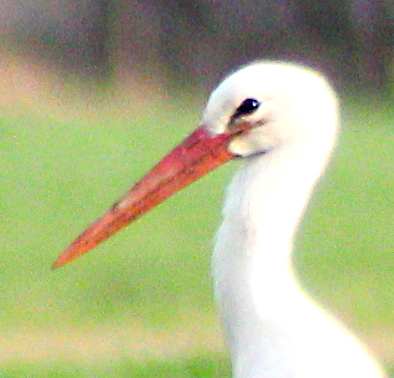
#> input picture introml_ex_3/input1.jpg, 394 x 378 px
$ python -i CannyEdgeDetector.py   (imports and definitions only)   (older library calls are emulated)
#> lines starting #> are read from the running program, lines starting #| are printed output that depends on the picture
### introml_ex_3/convo.py
from PIL import Image
import numpy as np
from scipy.signal import convolve


def make_kernel(ksize, sigma):
    kernel = np.zeros((ksize, ksize))
    center = (ksize//2, ksize//2)
    for i in range(ksize):
        for j in range(ksize):
            x = np.abs(i - center[0])
            y = np.abs(j - center[1])
            kernel[i, j] = 1/(2*np.pi* sigma**2) * np.exp(-((x**2 + y**2) / (2 * sigma**2)))

    return kernel / np.sum(kernel) # implement the Gaussian kernel here

# [31 lines left out: function slow_convolve, not called in this run]

"""
def slow_convolve(arr, k):

    I, J = arr.shape[:2]

    new_arr = np.zeros((I, J))

    # first = np.flip(k, axis=0)
    # kernel = np.flip(first, axis=1)
    kernel = k[::-1, ::-1]
    # kernel = k
    U, V = kernel.shape

    lr = U//2
    tb = V//2
    #
    # aufrunden/abrunden aus formel noch richtig implementieren
    #

    # enlarged = np.zeros((I + 2*lr, J + 2*tb))
    # enlarged[lr : lr+I, tb : tb+J] = arr[:, :]

    enlarged = np.pad(arr, ((lr, lr), (tb, tb)), mode="constant", constant_values=0)

    he = U / 2
    lp = V / 2

    for i in range(I):
        for j in range(J):
            sum = 0
            # for u in range(-lr, int(he) + 1 if he > int(he) else int(he)):
            #     for v in range(-tb, int(lp) + 1 if lp > int(lp) else int(lp)):
            #         sum += kernel[u + lr, v + tb] * enlarged[i + u, j + u]
            #
            for u in range(- int(np.floor(U/2)), int(np.ceil(U/2)) - 1):
                for v in range(-int(np.floor(V/2)), int(np.ceil(V/2)) - 1):
                    # sum += k[u + int(np.floor(U/2)), v + int(np.floor(V/2))] * enlarged[i - u, j - v]
                    sum += k[u, v] * enlarged[i + u, j + v]
            new_arr[i, j] = sum
    print(new_arr)
    return new_arr
"""

# [13 lines that do not run on import are left out]
    # TODO: blur the image, subtract the result to the input,
    #       add the result to the input, clip the values to the
    #       range [0,255] (remember warme-up exercise?), convert
    #       the array to np.unit8, and save the result

### introml_ex_3/CannyEdgeDetector.py
import numpy as np
import matplotlib.pyplot as plt
from scipy.ndimage import convolve

from convo import make_kernel


#
# NO MORE MODULES ALLOWED
#


def gaussFilter(img_in, ksize, sigma):
    """
    filter the image with a gauss kernel
    :param img_in: 2D greyscale image (np.ndarray)
    :param ksize: kernel size (int)
    :param sigma: sigma (float)
    :return: (kernel, filtered) kernel and gaussian filtered image (both np.ndarray)
    """
    k = make_kernel(ksize, sigma)
    con = convolve(img_in, k)
    return (k, con.astype(int))


def sobel(img_in):
    """
    applies the sobel filters to the input image
    Watch out! scipy.ndimage.convolve flips the kernel...

    :param img_in: input image (np.ndarray)
    :return: gx, gy - sobel filtered images in x- and y-direction (np.ndarray, np.ndarray)
    """
    # TODO
    gx = [[-1, 0, +1], [-2, 0, +2], [-1, 0, +1]]
    # ist vertikal geflippt
    gy = [[1 , 2, 1], [0, 0, 0], [-1, -2, -1]]

    return convolve(img_in, gx).astype(int), convolve(img_in, gy).astype(int)


def gradientAndDirection(gx, gy):
    """
    calculates the gradient magnitude and direction images
    :param gx: sobel filtered image in x direction (np.ndarray)
    :param gy: sobel filtered image in x direction (np.ndarray)
    :return: g, theta (np.ndarray, np.ndarray)
    """
    # TODO

    I, J = gx.shape
    g = np.zeros((I, J), dtype=int)
    # auf np.float ändern
    arc = np.zeros((I, J), dtype=np.float)
    for i in range(I):
        for j in range(J):
            g[i, j] = int(np.sqrt(gx[i, j]**2 + gy[i, j]**2))
            arc[i,j] = np.arctan2(gy[i,j], gx[i,j])

    # return np.sqrt(gx**2 + gy**2), np.arctan2(gy, gx).astype(int)
    return g, arc


def convertAngle(angle):
    """
    compute nearest matching angle
    :param angle: in radians
    :return: nearest match of {0, 45, 90, 135}
    """
    # TODO
    degree = angle * 180/np.pi
    degree = degree % 180
    # Possible matching angles in degrees
    l = [0, 45, 90, 135, 180]
    t = 0
    v = [(np.abs(x - degree)) for x in l]
    t = l[len(v) - 1 - np.argmin(v[::-1])]

    return 0 if t == 180 else t


def maxSuppress(g, theta):
    """
    calculate maximum suppression
    :param g:  (np.ndarray)
    :param theta: 2d image (np.ndarray)
    :return: max_sup (np.ndarray)
    """
    # TODO Hint: For 2.3.1 and 2 use the helper method above
    I, J = g.shape
    out = np.zeros((I, J))
    dir = {90: [(1, 0), (-1, 0)], 45: [(1, -1), (-1, 1)], 0: [(0, 1), (0, -1)], 135: [(1, 1), (-1, -1)]}
    for i in range(I):
        for j in range(J):
            t = convertAngle(theta[i, j])

            x1, y1 = dir[t][0]
            x1, y1 = (0, 0) if (not (0 <= i + x1 < I) or not (0 <= j + y1 < J)) else (x1, y1)

            x2, y2 = dir[t][1]
            x2, y2 = (0, 0) if (not (0 <= i + x2 < I) or not (0 <= j + y2 < J)) else (x2, y2)

            if  (g[i, j] >= g[i + x1, j + y1] and g[i, j] >= g[i + x2, j + y2]):
                out[i, j] = g[i, j]

    return out

def hysteris(max_sup, t_low, t_high):
    """
    calculate hysteris thresholding.
    Attention! This is a simplified version of the lectures hysteresis.
    Please refer to the definition in the instruction

    :param max_sup: 2d image (np.ndarray)
    :param t_low: (int)
    :param t_high: (int)
    :return: hysteris thresholded image (np.ndarray)
    """
    I, J = max_sup.shape
    thres_img = np.zeros((I, J))
    out = np.copy(max_sup)

    for i in range(I):
        for j in range(J):
            if max_sup[i, j] <= t_low:
                thres_img[i, j] = 0
            elif t_low < max_sup[i, j] and max_sup[i, j] <= t_high:
                thres_img[i, j] = 1
            elif max_sup[i, j] > t_high:
                thres_img[i, j] = 2

    neighbours = [(0, 1), (1, 1), (1, 0), (1, -1), (0, -1), (-1, -1), (-1, 0), (-1, 1)]

    for i in range(I):
        for j in range(J):
            if thres_img[i, j] == 2:
                out[i, j] = 255

                for x, y in neighbours:
                    if (0 <= i + x <= I-1) and (0 <= j + y <= J-1):
                        if thres_img[i + x, j + y] == 1:
                            out[i + x, j + y] = 255

    return out

def canny(img):
    # gaussian
    kernel, gauss = gaussFilter(img, 5, 2)

    # sobel
    gx, gy = sobel(gauss)

    # plotting
    plt.subplot(1, 2, 1)
    plt.imshow(gx, 'gray')
    plt.title('gx')
    plt.colorbar()
    plt.subplot(1, 2, 2)
    plt.imshow(gy, 'gray')
    plt.title('gy')
    plt.colorbar()
    plt.show()

    # gradient directions
    g, theta = gradientAndDirection(gx, gy)

    # plotting
    plt.subplot(1, 2, 1)
    plt.imshow(g, 'gray')
    plt.title('gradient magnitude')
    plt.colorbar()
    plt.subplot(1, 2, 2)
    plt.imshow(theta)
    plt.title('theta')
    plt.colorbar()
    plt.show()

    # maximum suppression
    maxS_img = maxSuppress(g, theta)

    # plotting
    plt.imshow(maxS_img, 'gray')
    plt.show()

    result = hysteris(maxS_img, 50, 75)

    return result

>>> import cv2
>>> picture = cv2.imread('input1.jpg', cv2.IMREAD_GRAYSCALE)
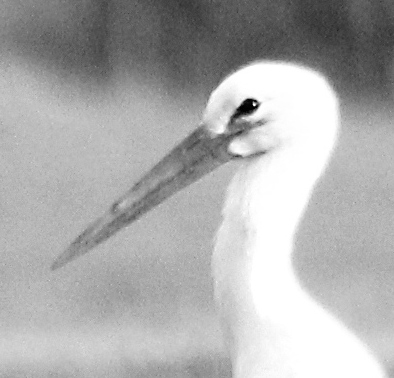
#> picture: shape (378, 394); min 0, max 255, mean 173.3
>>> result = canny(picture)
#> in canny, `kernel, gauss = gaussFilter(img, 5, 2)`: kernel = [[0.0232, 0.0338, 0.0383, 0.0338, 0.0232], [0.0338, 0.0492, 0.0558, 0.0492, 0.0338], [0.0383, 0.0558, 0.0632, 0.0558, 0.0383], [0.0338, 0.0492, 0.0558, 0.0492, 0.0338], [0.0232, 0.0338, 0.0383, 0.0338, 0.0232]]
#> in canny, `gx, gy = sobel(gauss)`:
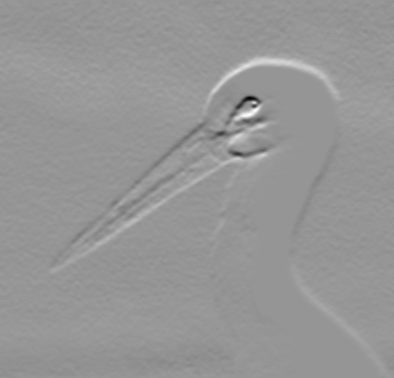
#> gy: shape (378, 394) int64; min -431, max 303, mean 2.2; drawn with min black and max white
#> after the loop in gradientAndDirection, `for i in range(I):`:
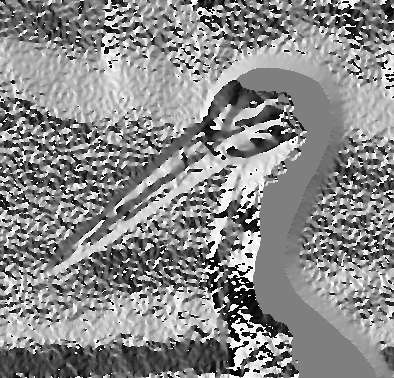
#> arc: shape (378, 394) float64; min -3.13, max 3.14, mean 0.25; drawn with min black and max white
#> after the loop in gradientAndDirection, `for i in range(I):`:
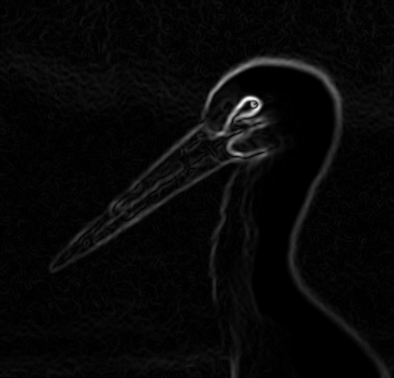
#> g: shape (378, 394) int64; min 0, max 431, mean 13.7; drawn with min black and max white
#> in canny, `plt.show()`:
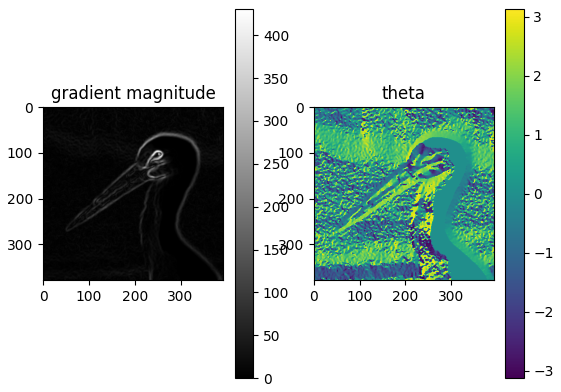
#> figure drawn by matplotlib, 4 panels
#> the loop in maxSuppress, `for i in range(I):` made 378 passes
#> after the loop in hysteris, `for i in range(I):`:
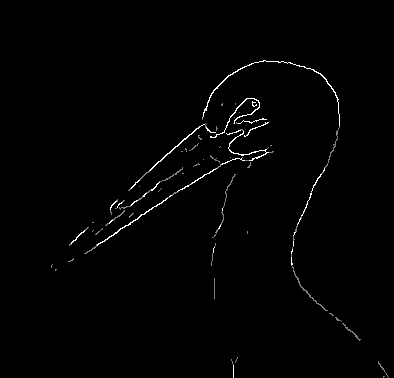
#> thres_img: shape (378, 394) float64; min 0, max 2, mean 0.0209; drawn with min black and max white
#> after the loop in hysteris, `for i in range(I):`:
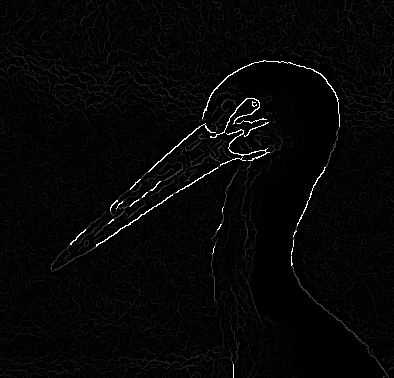
#> out: shape (378, 394) float64; min 0, max 255, mean 5.8

$ run again, on introml_ex_3/input2.jpg
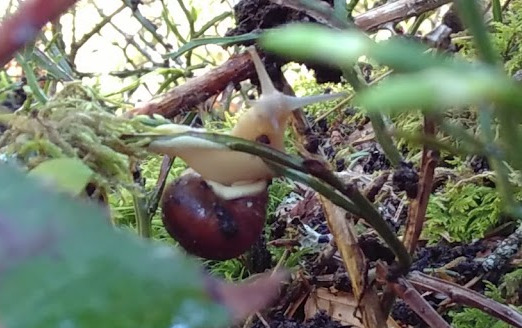
#> input picture introml_ex_3/input2.jpg, 522 x 328 px
#> kernel = [[0.0232, 0.0338, 0.0383, 0.0338, 0.0232], [0.0338, 0.0492, 0.0558, 0.0492, 0.0338], [0.0383, 0.0558, 0.0632, 0.0558, 0.0383], [0.0338, 0.0492, 0.0558, 0.0492, 0.0338], [0.0232, 0.0338, 0.0383, 0.0338, 0.0232]]
#> in canny, `plt.show()`:
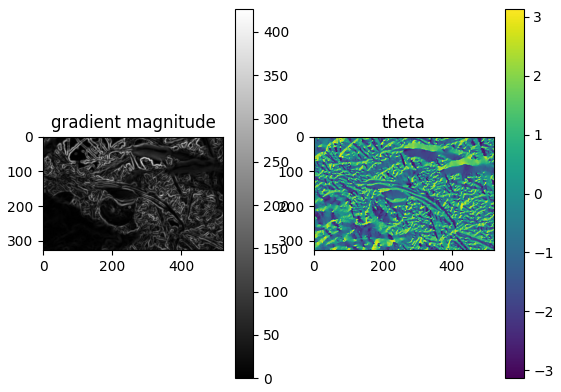
#> figure drawn by matplotlib, 4 panels
#> the loop in maxSuppress, `for i in range(I):` made 328 passes
#> after the loop in hysteris, `for i in range(I):`:
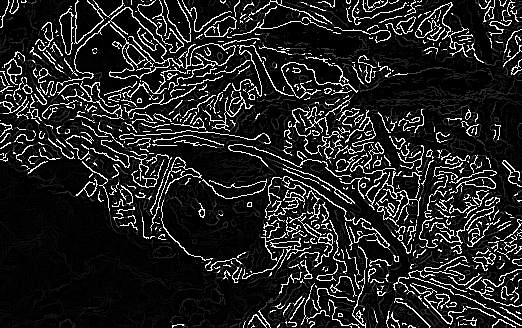
#> out: shape (328, 522) float64; min 0, max 255, mean 33.6

$ run again, on introml_ex_3/input3.jpg
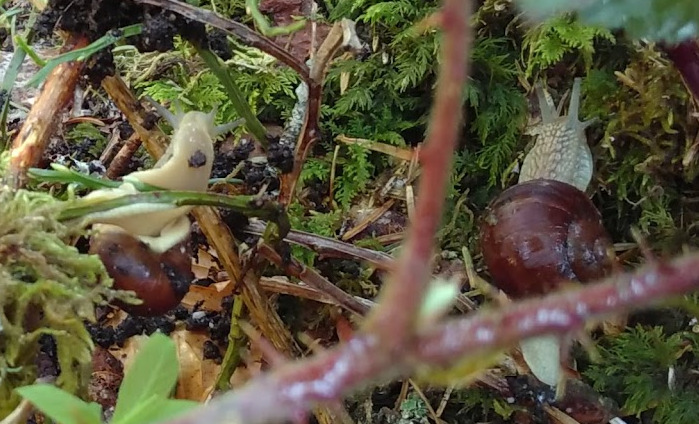
#> input picture introml_ex_3/input3.jpg, 699 x 424 px
#> kernel = [[0.0232, 0.0338, 0.0383, 0.0338, 0.0232], [0.0338, 0.0492, 0.0558, 0.0492, 0.0338], [0.0383, 0.0558, 0.0632, 0.0558, 0.0383], [0.0338, 0.0492, 0.0558, 0.0492, 0.0338], [0.0232, 0.0338, 0.0383, 0.0338, 0.0232]]
#> in canny, `plt.show()`:
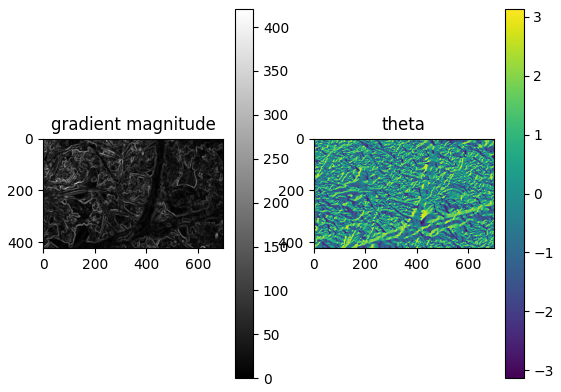
#> figure drawn by matplotlib, 4 panels
#> the loop in maxSuppress, `for i in range(I):` made 424 passes
#> after the loop in hysteris, `for i in range(I):`:
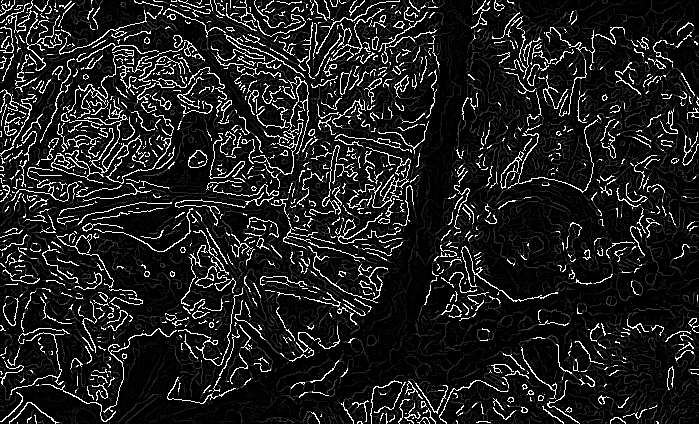
#> out: shape (424, 699) float64; min 0, max 255, mean 30.8
